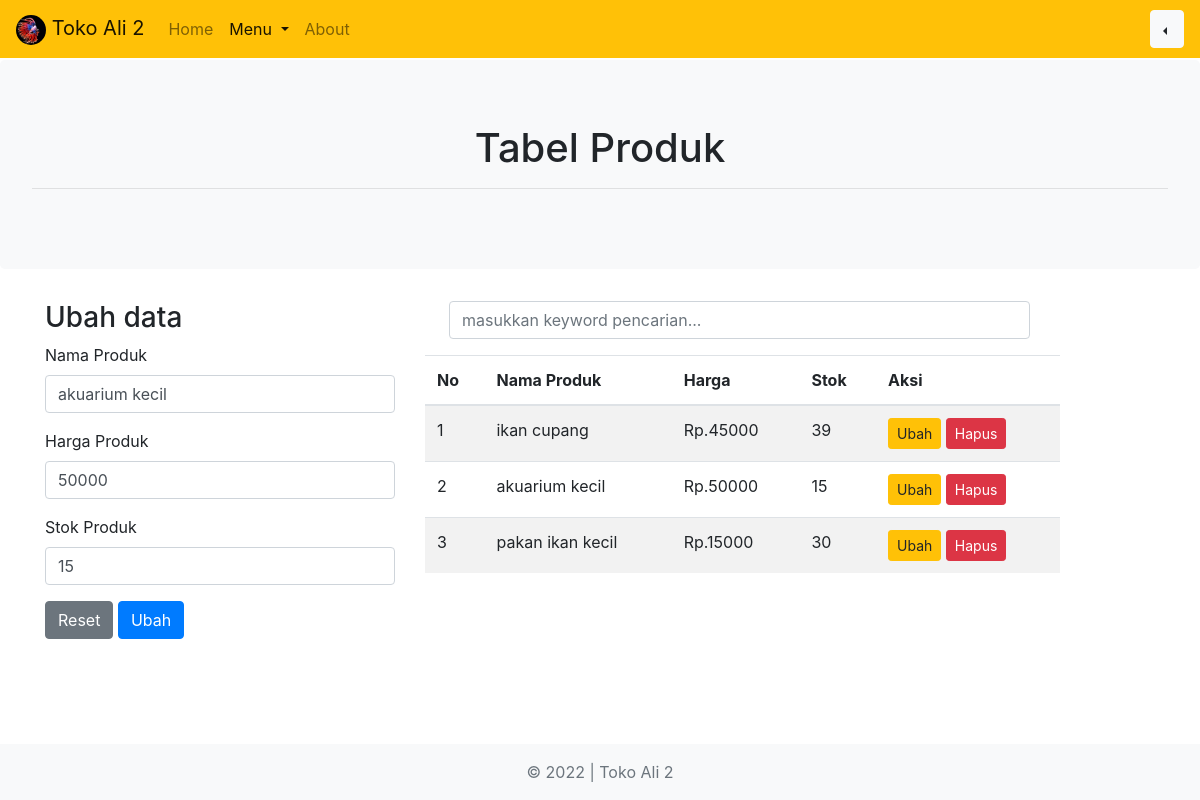
/php/produk.php?u=1&id_brg=21 (signed in), run on the app's committed database.
### tables this page shows
CREATE TABLE `barang` (
  `id_brg` int(5) NOT NULL,
  `nm_brg` varchar(30) NOT NULL,
  `harga` int(8) NOT NULL,
  `stok` int(3) NOT NULL
);

### php/functions.php (called while the page is built, shortened)
<?php
function koneksi()
{
  return mysqli_connect('localhost', 'root', '', 'toko_ali_2');
}
function query($query)
{
  $conn = koneksi();
  $result = mysqli_query($conn, $query);
  if (mysqli_num_rows($result) == 1) {
    return mysqli_fetch_assoc($result);
  }
  $rows = [];
  while ($row = mysqli_fetch_assoc($result)) {
    $rows[] = $row;
  }
  return $rows;
}

### php/produk.php (the view, shortened to what this page needs)
<?php
require_once "functions.php";
$barang = query("SELECT * FROM barang");
$aksi = "Tambah";
$nama = null;
$harga = null;
$stok = null;
$a = null;
if (isset($_GET['u'])) {
  $id = $_GET['id_brg'];
  $aksi = "Ubah";
  $u = query("SELECT * FROM barang WHERE id_brg = $id ");
  $nama = $u['nm_brg'];
  $harga =  $u['harga'];
  $stok = $u['stok'];
  $a = "autofocus";
}
?>
<!DOCTYPE html>
<html lang="en">
<head>
  <link rel="stylesheet" href="../css/bootstrap.css">
</head>
<body class="d-flex flex-column h-100">
  <header>
    <nav class="navbar fixed-top navbar-expand-lg navbar-light bg-warning">
      <a class="navbar-brand" href="index.php">
        <img src="../img/ikan-cupang-comb-tail_169.jpeg" alt="judul" width="30px" class="shadows rounded-circle">
        Toko Ali 2
      </a>
      <div class="collapse navbar-collapse" id="navbarSupportedContent">
        <ul class="navbar-nav mr-auto">
          <li class="nav-item ">
            <a class="nav-link" href="index.php">Home <span class="sr-only">(current)</span></a>
          </li>
          <li class="nav-item active dropdown">
            <a class="nav-link dropdown-toggle" href="#" id="navbarDropdown" role="button" data-toggle="dropdown" aria-haspopup="true" aria-expanded="false">
              Menu
            </a>
          </li>
          <li class="nav-item ">
            <a class="nav-link" href="about.php">About <span class="sr-only">(current)</span></a>
          </li>
        </ul>
        <div class="dropdown dropleft">
          <button class="btn btn-light dropdown-toggle" type="button" id="dropdownMenuButton" data-toggle="dropdown" aria-haspopup="true" aria-expanded="false">
          </button>
        </div>
      </div>
    </nav>
  </header>
  <main role="main" class="flex-shrink-0">
    <div class="jumbotron text-center bg-light " style="margin-top: 60px;">
      <h1 class="">Tabel Produk</h1>
      <hr>
    </div>
    <div class="container">
      <div class="row">
        <div class="col-md-4">
          <h3 class=""><?= $aksi; ?> data</h3>
          <form action="" method="POST">
            <div class="form-group">
              <label for="nama">Nama Produk</label>
              <input type="text" class="form-control" id="nama" name="nama" required autocomplete="off" value="<?= $nama; ?>" <?= $a; ?>>
            </div>
            <div class="form-group">
              <label for="harga">Harga Produk</label>
              <input type="number" class="form-control" id="harga" name="harga" required autocomplete="off" value="<?= $harga; ?>" <?= $a; ?> placeholder="Rp.">
            </div>
            <div class="form-group">
              <label for="stok">Stok Produk</label>
              <input type="number" class="form-control" id="stok" name="stok" required autocomplete="off" value="<?= $stok; ?>" <?= $a; ?>>
            </div>
            <button type="reset" class="btn btn-secondary">Reset</button>
            <button type="submit" class="btn btn-primary" name="<?= $aksi; ?>"><?= $aksi; ?></button>
          </form>
        </div>
        <div class="col-md-7">
          <form action="" method="POST" class=" mx-4  d-inline-block ">
            <div class="form-group ">
              <input type="text" class="form-control keyword" name="keyword" placeholder="masukkan keyword pencarian..." autocomplete="off" size="50">
            </div>
          </form>
          <div class="tabel mb-5">
            <table class="table table-striped">
              <thead>
                <tr>
                  <th>No</th>
                  <th>Nama Produk</th>
                  <th>Harga</th>
                  <th>Stok</th>
                  <th>Aksi</th>
                </tr>
              </thead>
              <tbody>
                <?php
                $i = 1;
                foreach ($barang as $b) : ?>
                  <tr>
                    <td><?= $i++; ?></td>
                    <td><?= $b['nm_brg']; ?></td>
                    <td>Rp.<?= $b['harga']; ?></td>
                    <td><?= $b['stok']; ?></td>
                    <td>
                      <a class="btn btn-warning btn-sm" href="?u=1&id_brg=<?= $b['id_brg']; ?>">Ubah</a>
                      <a class="btn btn-danger btn-sm" href="?h=1&id_brg=<?= $b['id_brg']; ?>" onclick="return confirm('apakah anda yakin?');">Hapus</a>
                    </td>
                  </tr>
                <?php endforeach; ?>
              </tbody>
            </table>
          </div>
        </div>
      </div>
    </div>
  </main>
  <footer class="footer mt-auto py-3  bg-light fixed-bottom">
    <div class="container text-center ">
      <span class="text-muted ">&copy; 2022 | Toko Ali 2</span>
    </div>
  </footer>
</body>
</html>

### data on the page
barang: nama "akuarium kecil", harga "50000", stok "15", nm_brg "akuarium kecil"
barang: nm_brg "ikan cupang", harga "45000", stok "39"
barang: nm_brg "pakan ikan kecil", harga "15000", stok "30"

### other printed values
$aksi "Ubah"
